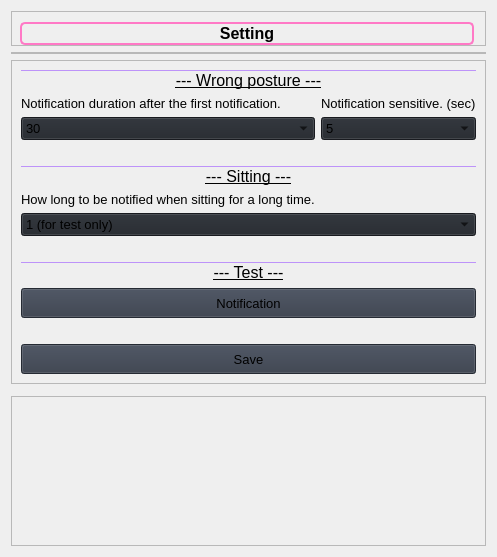
                     <widget class="QWidget" name="Setting">
                      <layout class="QVBoxLayout" name="_2">
                       <item>
                        <widget class="QFrame" name="row_9">
                         <property name="frameShape">
                          <enum>QFrame::StyledPanel</enum>
                         </property>
                         <property name="frameShadow">
                          <enum>QFrame::Raised</enum>
                         </property>
                         <layout class="QVBoxLayout" name="verticalLayout_38">
                          <property name="spacing">
                           <number>0</number>
                          </property>
                          <property name="leftMargin">
                           <number>8</number>
                          </property>
                          <property name="topMargin">
                           <number>10</number>
                          </property>
                          <property name="rightMargin">
                           <number>11</number>
                          </property>
                          <property name="bottomMargin">
                           <number>0</number>
                          </property>
                          <item>
                           <widget class="QLabel" name="label_5">
                            <property name="font">
                             <font>
                              <pointsize>12</pointsize>
                              <italic>false</italic>
                              <bold>true</bold>
                             </font>
                            </property>
                            <property name="styleSheet">
                             <string notr="true">font: 12pt &quot;Segoe UI&quot;;
font-weight: bold;
border-radius: 5px;
border: 2px solid #ff79c6;</string>
                            </property>
                            <property name="text">
                             <string>Setting</string>
                            </property>
                            <property name="alignment">
                             <set>Qt::AlignCenter</set>
                            </property>
                           </widget>
                          </item>
                         </layout>
                        </widget>
                       </item>
                       <item>
                        <widget class="QFrame" name="row_6">
                         <property name="frameShape">
                          <enum>QFrame::StyledPanel</enum>
                         </property>
                         <property name="frameShadow">
                          <enum>QFrame::Raised</enum>
                         </property>
                         <layout class="QVBoxLayout" name="verticalLayout_25">
                          <property name="spacing">
                           <number>0</number>
                          </property>
                          <property name="leftMargin">
                           <number>0</number>
                          </property>
                          <property name="topMargin">
                           <number>0</number>
                          </property>
                          <property name="rightMargin">
                           <number>0</number>
                          </property>
                          <property name="bottomMargin">
                           <number>0</number>
                          </property>
                         </layout>
                        </widget>
                       </item>
                       <item>
                        <widget class="QFrame" name="frame_4">
                         <property name="frameShape">
                          <enum>QFrame::StyledPanel</enum>
                         </property>
                         <property name="frameShadow">
                          <enum>QFrame::Raised</enum>
                         </property>
                         <layout class="QGridLayout" name="gridLayout_4">
                          <item row="5" column="0" colspan="2">
                           <widget class="QLabel" name="label_6">
                            <property name="styleSheet">
                             <string notr="true"/>
                            </property>
                            <property name="text">
                             <string/>
                            </property>
                            <property name="alignment">
                             <set>Qt::AlignCenter</set>
                            </property>
                           </widget>
                          </item>
                          <item row="10" column="0">
                           <widget class="QLabel" name="label_7">
                            <property name="styleSheet">
                             <string notr="true"/>
                            </property>
                            <property name="text">
                             <string/>
                            </property>
                            <property name="alignment">
                             <set>Qt::AlignCenter</set>
                            </property>
                           </widget>
                          </item>
                          <item row="12" column="0" colspan="2">
                           <widget class="QLabel" name="label_8">
                            <property name="font">
                             <font>
                              <pointsize>12</pointsize>
                              <italic>false</italic>
                              <bold>false</bold>
                              <underline>true</underline>
                             </font>
                            </property>
                            <property name="styleSheet">
                             <string notr="true">font: 12pt &quot;Segoe UI&quot;;
border-top: 1px solid  #bd93f9;
/*font-weight: bold;
border-bottom: 2px solid #bd93f9;*/
</string>
                            </property>
                            <property name="text">
                             <string>--- Test ---</string>
                            </property>
                            <property name="alignment">
                             <set>Qt::AlignCenter</set>
                            </property>
                           </widget>
                          </item>
                          <item row="4" column="1">
                           <widget class="QComboBox" name="combo_sensitive">
                            <property name="font">
                             <font>
                              <pointsize>10</pointsize>
                              <italic>false</italic>
                              <bold>false</bold>
                             </font>
                            </property>
                            <property name="autoFillBackground">
                             <bool>false</bool>
                            </property>
                            <property name="styleSheet">
                             <string notr="true">background-color: rgb(33, 37, 43);</string>
                            </property>
                            <property name="iconSize">
                             <size>
                              <width>16</width>
                              <height>16</height>
                             </size>
                            </property>
                            <property name="frame">
                             <bool>true</bool>
                            </property>
                            <item>
                             <property name="text">
                              <string>5</string>
                             </property>
                            </item>
                            <item>
                             <property name="text">
                              <string>10</string>
                             </property>
                            </item>
                            <item>
                             <property name="text">
                              <string>15</string>
                             </property>
                            </item>
                            <item>
                             <property name="text">
                              <string>20</string>
                             </property>
                            </item>
                            <item>
                             <property name="text">
                              <string>25</string>
                             </property>
                            </item>
                            <item>
                             <property name="text">
                              <string>30</string>
                             </property>
                            </item>
                           </widget>
                          </item>
                          <item row="4" column="0">
                           <widget class="QComboBox" name="combo_period">
                            <property name="font">
                             <font>
                              <pointsize>10</pointsize>
                              <italic>false</italic>
                              <bold>false</bold>
                             </font>
                            </property>
                            <property name="autoFillBackground">
                             <bool>false</bool>
                            </property>
                            <property name="styleSheet">
                             <string notr="true">background-color: rgb(33, 37, 43);</string>
                            </property>
                            <property name="iconSize">
                             <size>
                              <width>16</width>
                              <height>16</height>
                             </size>
                            </property>
                            <property name="frame">
                             <bool>true</bool>
                            </property>
                            <item>
                             <property name="text">
                              <string>30</string>
                             </property>
                            </item>
                            <item>
                             <property name="text">
                              <string>1</string>
                             </property>
                            </item>
                            <item>
                             <property name="text">
                              <string>2</string>
                             </property>
                            </item>
                            <item>
                             <property name="text">
                              <string>3</string>
                             </property>
                            </item>
                            <item>
                             <property name="text">
                              <string>4</string>
                             </property>
                            </item>
                            <item>
                             <property name="text">
                              <string>5</string>
                             </property>
                            </item>
                           </widget>
                          </item>
                          <item row="2" column="0" colspan="2">
                           <widget class="QLabel" name="label">
                            <property name="font">
                             <font>
                              <pointsize>12</pointsize>
                              <italic>false</italic>
                              <bold>false</bold>
                              <underline>true</underline>
                             </font>
                            </property>
                            <property name="styleSheet">
                             <string notr="true">font: 12pt &quot;Segoe UI&quot;;
border-top: 1px solid  #bd93f9;
/*font-weight: bold;
border-bottom: 2px solid #bd93f9;*/
</string>
                            </property>
                            <property name="text">
                             <string>--- Wrong posture ---</string>
                            </property>
                            <property name="alignment">
                             <set>Qt::AlignCenter</set>
                            </property>
                            <property name="wordWrap">
                             <bool>false</bool>
                            </property>
                           </widget>
                          </item>
                          <item row="9" column="0" colspan="2">
                           <widget class="QComboBox" name="combo_sitting">
                            <property name="font">
                             <font>
                              <pointsize>10</pointsize>
                              <italic>false</italic>
                              <bold>false</bold>
                             </font>
                            </property>
                            <property name="autoFillBackground">
                             <bool>false</bool>
                            </property>
                            <property name="styleSheet">
                             <string notr="true">background-color: rgb(33, 37, 43);</string>
                            </property>
                            <property name="iconSize">
                             <size>
                              <width>16</width>
                              <height>16</height>
                             </size>
                            </property>
                            <property name="frame">
                             <bool>true</bool>
                            </property>
                            <item>
                             <property name="text">
                              <string>1 (for test only)</string>
                             </property>
                            </item>
                            <item>
                             <property name="text">
                              <string>2 (for test only)</string>
                             </property>
                            </item>
                            <item>
                             <property name="text">
                              <string>40</string>
                             </property>
                            </item>
                            <item>
                             <property name="text">
                              <string>50</string>
                             </property>
                            </item>
                            <item>
                             <property name="text">
                              <string>60</string>
                             </property>
                            </item>
                            <item>
                             <property name="text">
                              <string>70</string>
                             </property>
                            </item>
                            <item>
                             <property name="text">
                              <string>80</string>
                             </property>
                            </item>
                           </widget>
                          </item>
                          <item row="13" column="0" colspan="2">
                           <widget class="QPushButton" name="btn_test_notify">
                            <property name="minimumSize">
                             <size>
                              <width>150</width>
                              <height>30</height>
                             </size>
                            </property>
                            <property name="font">
                             <font>
                              <pointsize>10</pointsize>
                              <italic>false</italic>
                              <bold>false</bold>
                             </font>
                            </property>
                            <property name="cursor">
                             <cursorShape>PointingHandCursor</cursorShape>
                            </property>
                            <property name="styleSheet">
                             <string notr="true">background-color: rgb(52, 59, 72);</string>
                            </property>
                            <property name="text">
                             <string>Notification</string>
                            </property>
                            <property name="icon">
                             <iconset resource="resources.qrc">
                              <normaloff>:/icons/images/icons/cil-bell.png</normaloff>:/icons/images/icons/cil-bell.png</iconset>
                            </property>
                           </widget>
                          </item>
                          <item row="3" column="0">
                           <widget class="QLabel" name="labelBoxBlenderInstalation_18">
                            <property name="font">
                             <font>
                              <pointsize>10</pointsize>
                              <italic>false</italic>
                              <bold>false</bold>
                             </font>
                            </property>
                            <property name="styleSheet">
                             <string notr="true"/>
                            </property>
                            <property name="text">
                             <string>Notification duration after the first notification.</string>
                            </property>
                           </widget>
                          </item>
                          <item row="3" column="1">
                           <widget class="QLabel" name="labelBoxBlenderInstalation_17">
                            <property name="font">
                             <font>
                              <pointsize>10</pointsize>
                              <italic>false</italic>
                              <bold>false</bold>
                             </font>
                            </property>
                            <property name="styleSheet">
                             <string notr="true"/>
                            </property>
                            <property name="text">
                             <string>Notification sensitive. (sec)</string>
                            </property>
                           </widget>
                          </item>
                          <item row="7" column="0">
                           <widget class="QLabel" name="labelBoxBlenderInstalation_19">
                            <property name="font">
                             <font>
                              <pointsize>10</pointsize>
                              <italic>false</italic>
                              <bold>false</bold>
                             </font>
                            </property>
                            <property name="styleSheet">
                             <string notr="true"/>
                            </property>
                            <property name="text">
                             <string>How long to be notified when sitting for a long time.</string>
                            </property>
                           </widget>
                          </item>
                          <item row="6" column="0" colspan="2">
                           <widget class="QLabel" name="label_2">
                            <property name="font">
                             <font>
                              <pointsize>12</pointsize>
                              <italic>false</italic>
                              <bold>false</bold>
                              <underline>true</underline>
                             </font>
                            </property>
                            <property name="styleSheet">
                             <string notr="true">font: 12pt &quot;Segoe UI&quot;;
border-top: 1px solid  #bd93f9;
/*font-weight: bold;
border-bottom: 2px solid #bd93f9;*/
</string>
                            </property>
                            <property name="text">
                             <string>--- Sitting ---</string>
                            </property>
                            <property name="alignment">
                             <set>Qt::AlignCenter</set>
                            </property>
                           </widget>
                          </item>
                          <item row="14" column="0">
                           <widget class="QLabel" name="label_9">
                            <property name="styleSheet">
                             <string notr="true"/>
                            </property>
                            <property name="text">
                             <string/>
                            </property>
                            <property name="alignment">
                             <set>Qt::AlignCenter</set>
                            </property>
                           </widget>
                          </item>
                          <item row="15" column="0" colspan="2">
                           <widget class="QPushButton" name="btn_save_setting">
                            <property name="minimumSize">
                             <size>
                              <width>150</width>
                              <height>30</height>
                             </size>
                            </property>
                            <property name="font">
                             <font>
                              <pointsize>10</pointsize>
                              <italic>false</italic>
                              <bold>false</bold>
                             </font>
                            </property>
                            <property name="cursor">
                             <cursorShape>PointingHandCursor</cursorShape>
                            </property>
                            <property name="styleSheet">
                             <string notr="true">background-color: rgb(52, 59, 72);</string>
                            </property>
                            <property name="text">
                             <string>Save</string>
                            </property>
                            <property name="icon">
                             <iconset resource="resources.qrc">
                              <normaloff>:/icons/images/icons/cil-save.png</normaloff>:/icons/images/icons/cil-save.png</iconset>
                            </property>
                           </widget>
                          </item>
                         </layout>
                        </widget>
                       </item>
                       <item>
                        <widget class="QFrame" name="frame_6">
                         <property name="sizePolicy">
                          <sizepolicy hsizetype="Expanding" vsizetype="Expanding">
                           <horstretch>0</horstretch>
                           <verstretch>0</verstretch>
                          </sizepolicy>
                         </property>
                         <property name="frameShape">
                          <enum>QFrame::StyledPanel</enum>
                         </property>
                         <property name="frameShadow">
                          <enum>QFrame::Raised</enum>
                         </property>
                        </widget>
                       </item>
                       <item>
                        <widget class="QFrame" name="row_4">
                         <property name="minimumSize">
                          <size>
                           <width>0</width>
                           <height>150</height>
                          </size>
                         </property>
                         <property name="frameShape">
                          <enum>QFrame::StyledPanel</enum>
                         </property>
                         <property name="frameShadow">
                          <enum>QFrame::Raised</enum>
                         </property>
                         <layout class="QHBoxLayout" name="horizontalLayout_13">
                          <property name="spacing">
                           <number>0</number>
                          </property>
                          <property name="leftMargin">
                           <number>0</number>
                          </property>
                          <property name="topMargin">
                           <number>0</number>
                          </property>
                          <property name="rightMargin">
                           <number>0</number>
                          </property>
                          <property name="bottomMargin">
                           <number>0</number>
                          </property>
                         </layout>
                        </widget>
                       </item>
                      </layout>
                     </widget>
